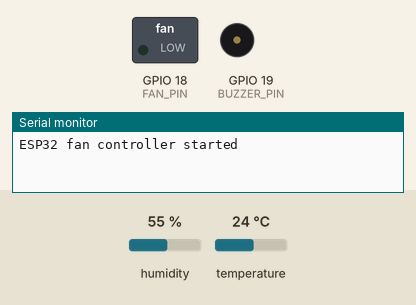
Recording of a sketch running on a simulated ESP32. Parts: switched loads named in the sketch (green lamp = pin HIGH), buzzer (waves = sounding, pin HIGH), the last lines printed to the serial monitor. The test bench sets the inputs (shaded band); at power-on: temperature 24 °C, humidity 55 %.

Above: at 1.3 s.
1.4 s: temperature set to 26 °C
6.7 s: temperature set to 29 °C
At 10.22 s:
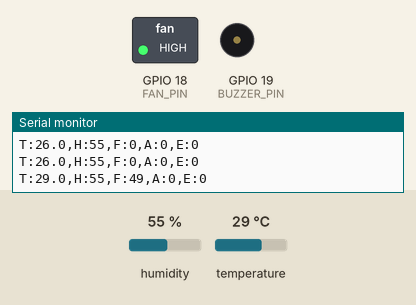
At 10.7 s:
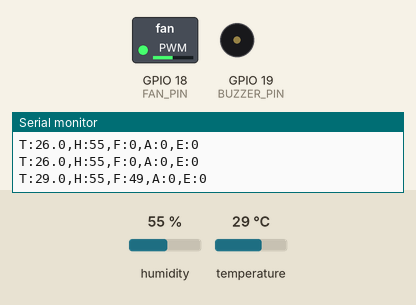
12.0 s: temperature set to 41 °C
At 14.14 s:
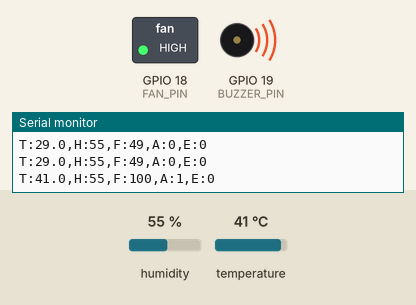
Timing chart, 0 to 23.3 s (numbered marks = the images above; inputs shaded):
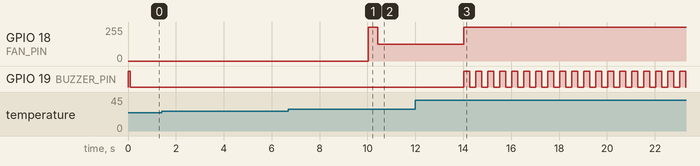

The sketch:

esp32_fan_controller.ino
```cpp
/*
 * ESP32 - Automatic temperature controlled fan
 *
 * Wiring (matches the breadboard diagram):
 *   DHT11 DATA  -> GPIO4   (VCC -> 3V3, GND -> GND)
 *   Buzzer (+)  -> GPIO19 through 220 ohm (other leg -> GND)
 *   Fan MOSFET  -> GPIO18 -> 220 ohm -> IRLZ44N gate (10k gate-to-GND)
 *   To Uno      -> GPIO17 (TX2) -> Uno D10, plus a shared GND
 *
 * Libraries (Arduino Library Manager):
 *   - "DHT sensor library" by Adafruit
 *   - "Adafruit Unified Sensor" by Adafruit
 * Board: "ESP32 Dev Module"  (works with ESP32 Arduino core 2.x and 3.x)
 *
 * Behaviour:
 *   below 28 C            fan off
 *   28 C to 35 C          fan speed rises from 40% to 100%
 *   35 C and above        fan 100%
 *   40 C and above        buzzer alarm (fast beeps) until it cools to 38 C
 *   sensor not responding fan 100% and slow beeps (fail-safe), "E:1" sent to Uno
 */

#include <Arduino.h>
#include <DHT.h>

// ------------------------- Pins -------------------------
const uint8_t DHT_PIN     = 4;
const uint8_t BUZZER_PIN  = 19;
const uint8_t FAN_PIN     = 18;
const int8_t  UART_RX_PIN = 16;   // not wired, only needed to open Serial2
const int8_t  UART_TX_PIN = 17;   // wired to Uno D10 (use 25 if your board is an ESP32-WROVER)

#define DHT_TYPE DHT11

// ------------------- Settings you can change -------------------
const float    FAN_ON_TEMP       = 28.0f;  // fan starts at this temperature (C)
const float    FAN_FULL_TEMP     = 35.0f;  // fan at 100% from here (C)
const float    FAN_HYSTERESIS    = 1.0f;   // fan stops at FAN_ON_TEMP minus this
const uint8_t  FAN_MIN_PERCENT   = 40;     // lowest speed once the fan is running
const uint16_t FAN_KICK_MS       = 400;    // full power burst so the fan starts spinning
const float    ALARM_TEMP        = 40.0f;  // buzzer alarm starts here (C)
const float    ALARM_HYSTERESIS  = 2.0f;   // alarm stops at ALARM_TEMP minus this
const uint8_t  MAX_SENSOR_FAILS  = 5;      // failed reads in a row before fail-safe mode

const uint32_t READ_INTERVAL_MS  = 2000;   // DHT11 needs at least 1 second between reads
const uint32_t SEND_INTERVAL_MS  = 1000;   // how often the Uno gets an update
const uint16_t ALARM_BEEP_MS     = 250;    // fast beeps for high temperature
const uint16_t ERROR_BEEP_MS     = 800;    // slow beeps for sensor error

// Set to 1 to test fan, buzzer and LCD without the sensor (temperature sweeps 20 to 45 C)
#define TEST_MODE 0

// ----------------------- PWM settings -----------------------
const uint32_t PWM_FREQ = 25000;           // 25 kHz, above hearing range
const uint8_t  PWM_BITS = 8;               // duty 0 to 255

// --------------------------- State ---------------------------
DHT dht(DHT_PIN, DHT_TYPE);

float    lastTemp      = 0.0f;
float    lastHum       = 0.0f;
bool     haveReading   = false;
uint8_t  failCount     = 0;
bool     sensorError   = false;
bool     alarmActive   = false;
bool     fanRunning    = false;
uint8_t  fanPercent    = 0;
uint32_t kickUntilMs   = 0;

uint32_t lastReadMs    = 0;
uint32_t lastSendMs    = 0;
uint32_t lastBeepMs    = 0;
bool     buzzerState   = false;

// ------------------- PWM (works on core 2.x and 3.x) -------------------
#if defined(ESP_ARDUINO_VERSION_MAJOR) && (ESP_ARDUINO_VERSION_MAJOR >= 3)
void fanPwmBegin()              { ledcAttach(FAN_PIN, PWM_FREQ, PWM_BITS); }
void fanPwmWrite(uint8_t duty)  { ledcWrite(FAN_PIN, duty); }
#else
const uint8_t FAN_PWM_CHANNEL = 0;
void fanPwmBegin() {
  ledcSetup(FAN_PWM_CHANNEL, PWM_FREQ, PWM_BITS);
  ledcAttachPin(FAN_PIN, FAN_PWM_CHANNEL);
}
void fanPwmWrite(uint8_t duty)  { ledcWrite(FAN_PWM_CHANNEL, duty); }
#endif

// --------------------------- Fan ---------------------------
uint8_t computeFanPercent(float t) {
  if (!fanRunning && t >= FAN_ON_TEMP) {
    fanRunning = true;
  } else if (fanRunning && t <= (FAN_ON_TEMP - FAN_HYSTERESIS)) {
    fanRunning = false;
  }
  if (!fanRunning) return 0;
  if (t >= FAN_FULL_TEMP) return 100;

  float ratio = (t - FAN_ON_TEMP) / (FAN_FULL_TEMP - FAN_ON_TEMP);
  if (ratio < 0.0f) ratio = 0.0f;
  if (ratio > 1.0f) ratio = 1.0f;
  return (uint8_t)(FAN_MIN_PERCENT + ratio * (100 - FAN_MIN_PERCENT) + 0.5f);
}

void setFanPercent(uint8_t percent) {
  if (percent > 100) percent = 100;
  if (percent > 0 && fanPercent == 0) {
    kickUntilMs = millis() + FAN_KICK_MS;   // start with a full power burst
  }
  fanPercent = percent;
}

void applyFan() {
  uint8_t duty;
  if (fanPercent == 0) {
    duty = 0;
  } else if ((int32_t)(kickUntilMs - millis()) > 0) {
    duty = 255;
  } else {
    duty = (uint8_t)(((uint16_t)fanPercent * 255U) / 100U);
  }
  fanPwmWrite(duty);
}

// ------------------------- Alarm / buzzer -------------------------
void updateAlarm(float t) {
  if (!alarmActive && t >= ALARM_TEMP) {
    alarmActive = true;
  } else if (alarmActive && t <= (ALARM_TEMP - ALARM_HYSTERESIS)) {
    alarmActive = false;
  }
}

void updateBuzzer() {
  uint16_t interval = 0;
  if (sensorError)       interval = ERROR_BEEP_MS;
  else if (alarmActive)  interval = ALARM_BEEP_MS;

  if (interval == 0) {
    buzzerState = false;
    digitalWrite(BUZZER_PIN, LOW);
    return;
  }
  uint32_t now = millis();
  if (now - lastBeepMs >= interval) {
    lastBeepMs = now;
    buzzerState = !buzzerState;
    digitalWrite(BUZZER_PIN, buzzerState ? HIGH : LOW);
  }
}

// --------------------------- Sensor ---------------------------
void readSensor() {
#if TEST_MODE
  uint32_t s = (millis() / 1000UL) % 50UL;
  lastTemp = 20.0f + (float)(s < 25 ? s : 50 - s);
  lastHum = 50.0f;
  haveReading = true;
  failCount = 0;
  sensorError = false;
  return;
#endif
  float t = dht.readTemperature();
  float h = dht.readHumidity();

  if (isnan(t) || isnan(h)) {
    if (failCount < 255) failCount++;
    if (failCount >= MAX_SENSOR_FAILS) sensorError = true;
    Serial.println("DHT11 read failed");
  } else {
    failCount = 0;
    sensorError = false;
    lastTemp = t;
    lastHum = h;
    haveReading = true;
  }
}

void updateControl() {
  if (sensorError) {
    setFanPercent(100);          // fail-safe: cool as much as possible
    alarmActive = false;         // sensor error beeps are handled separately
  } else if (haveReading) {
    setFanPercent(computeFanPercent(lastTemp));
    updateAlarm(lastTemp);
  }
}

// --------------------------- Link to Uno ---------------------------
void sendToUno() {
  if (!haveReading && !sensorError) return;   // nothing useful to send yet

  char line[64];
  snprintf(line, sizeof(line), "T:%.1f,H:%d,F:%u,A:%d,E:%d",
           lastTemp,
           (int)(lastHum + 0.5f),
           (unsigned)fanPercent,
           alarmActive ? 1 : 0,
           sensorError ? 1 : 0);

  Serial2.println(line);
  Serial.println(line);
}

// --------------------------- Arduino ---------------------------
void setup() {
  Serial.begin(115200);
  Serial2.begin(9600, SERIAL_8N1, UART_RX_PIN, UART_TX_PIN);

  pinMode(BUZZER_PIN, OUTPUT);
  digitalWrite(BUZZER_PIN, LOW);

  fanPwmBegin();
  fanPwmWrite(0);

  dht.begin();

  // short startup beep
  digitalWrite(BUZZER_PIN, HIGH);
  delay(100);
  digitalWrite(BUZZER_PIN, LOW);

  Serial.println("ESP32 fan controller started");
}

void loop() {
  uint32_t now = millis();

  if (now - lastReadMs >= READ_INTERVAL_MS) {
    lastReadMs = now;
    readSensor();
    updateControl();
  }

  if (now - lastSendMs >= SEND_INTERVAL_MS) {
    lastSendMs = now;
    sendToUno();
  }

  applyFan();
  updateBuzzer();
}
```

Measured:
- the behaviour switches between 27 and 28 °C on temperature (found by bisection; images 0 and 1)
- after the input at 6.7 s, GPIO 18 (FAN_PIN): 0/255 → 255/255 after 3.3 s, → 124/255 0.40 s later
- after the input at 12.0 s, GPIO 18 (FAN_PIN): 124/255 → 255/255 after 2.0 s; GPIO 19 (BUZZER_PIN): alternates HIGH for 0.25 s and LOW for 0.25 s, starting after 2.0 s
